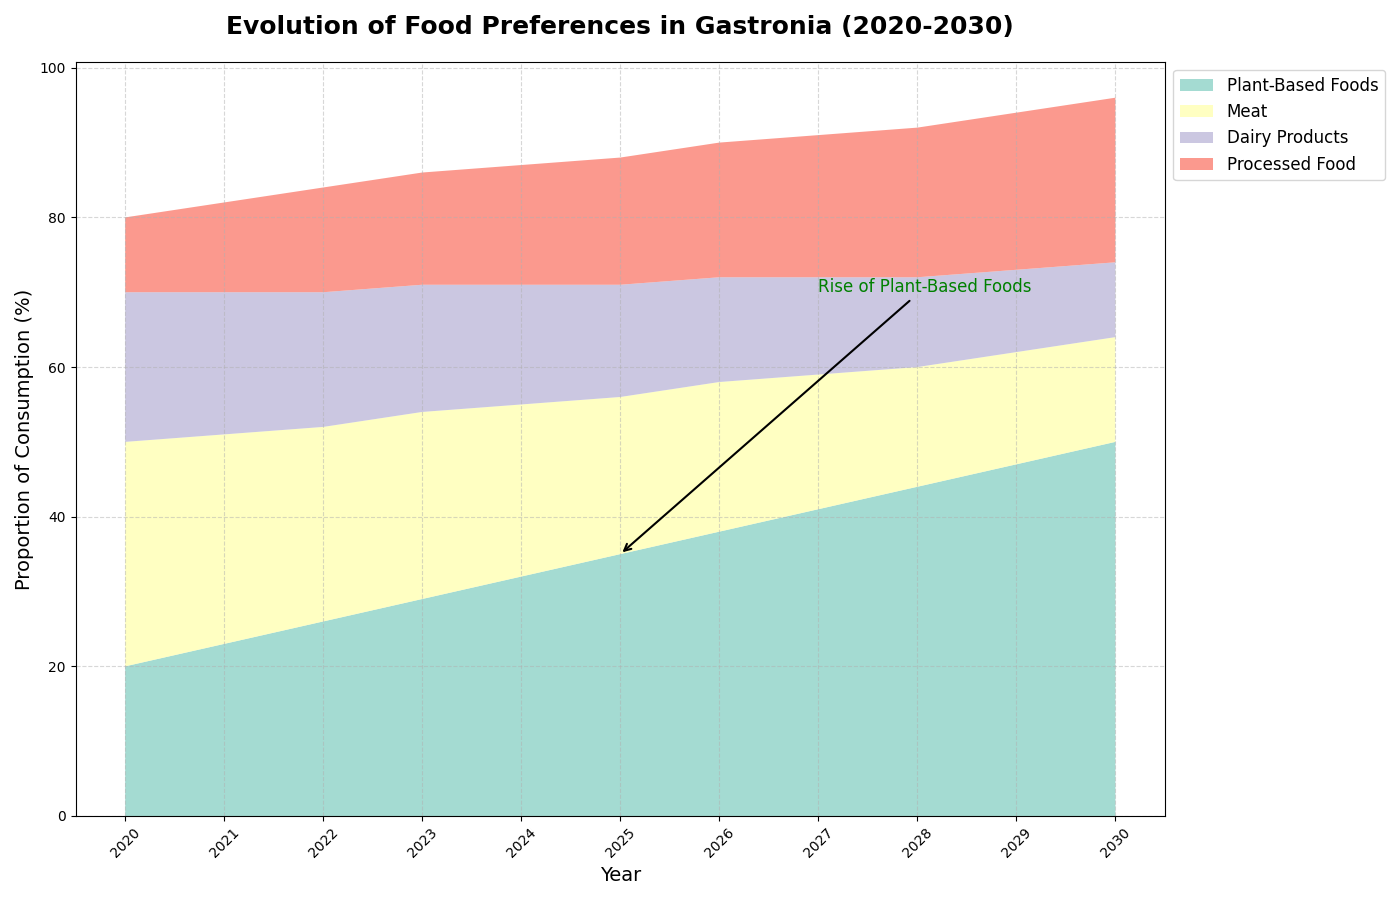

Recreate this plot in Python.
import matplotlib.pyplot as plt
import numpy as np

# Define the years from 2020 to 2030
years = np.arange(2020, 2031)

# Create datasets for different food categories as proportions (in percentages)
plant_based = np.array([20, 23, 26, 29, 32, 35, 38, 41, 44, 47, 50])
meat = np.array([30, 28, 26, 25, 23, 21, 20, 18, 16, 15, 14])
dairy = np.array([20, 19, 18, 17, 16, 15, 14, 13, 12, 11, 10])
processed_food = np.array([10, 12, 14, 15, 16, 17, 18, 19, 20, 21, 22])

# Create stacked area plot
fig, ax = plt.subplots(figsize=(14, 9))

# Stacking the areas to show cumulative values over time
ax.stackplot(years, plant_based, meat, dairy, processed_food,
             labels=['Plant-Based Foods', 'Meat', 'Dairy Products', 
                     'Processed Food'],
             colors=['#8DD3C7', '#FFFFB3', '#BEBADA', '#FB8072'], alpha=0.8)

# Enhancing chart readability and aesthetics
ax.set_title("Evolution of Food Preferences in Gastronia (2020-2030)", fontsize=18, fontweight='bold', pad=20)
ax.set_xlabel('Year', fontsize=14)
ax.set_ylabel('Proportion of Consumption (%)', fontsize=14)
ax.legend(loc='upper left', fontsize=12, bbox_to_anchor=(1, 1))
ax.grid(True, linestyle='--', alpha=0.5)

# Enhance x-axis with year labels
ax.set_xticks(np.arange(2020, 2031))
ax.tick_params(axis='x', rotation=45)

# Emphasize significant milestones with annotations
ax.annotate('Rise of Plant-Based Foods', xy=(2025, 35), xytext=(2027, 70),
            arrowprops=dict(facecolor='black', arrowstyle='->', lw=1.5), fontsize=12, color='green')

# Automatically adjust layout for clarity
plt.tight_layout()

# Display the plot
plt.show()
